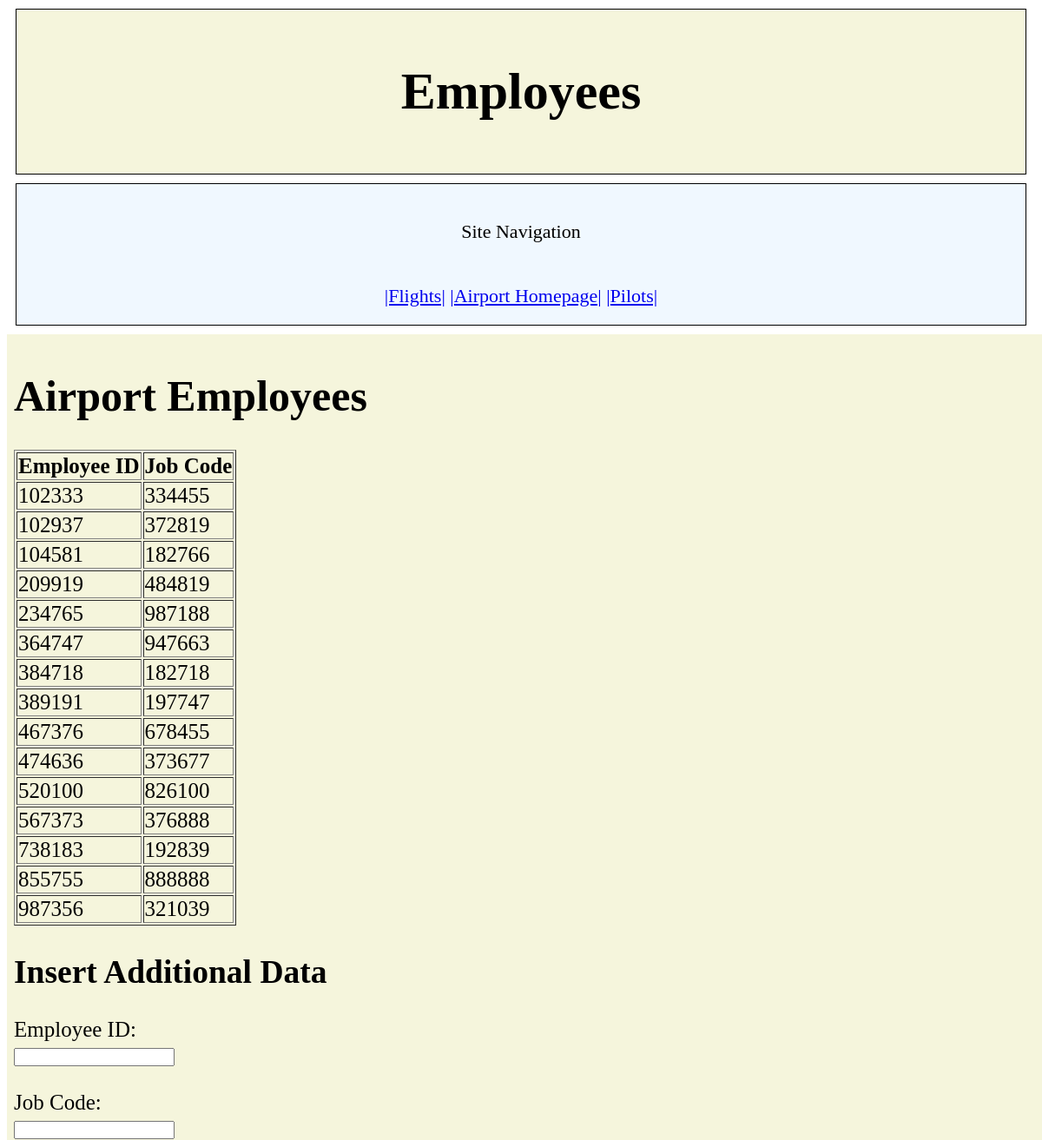
Page /employees.php (upper part) on the earlier database version.
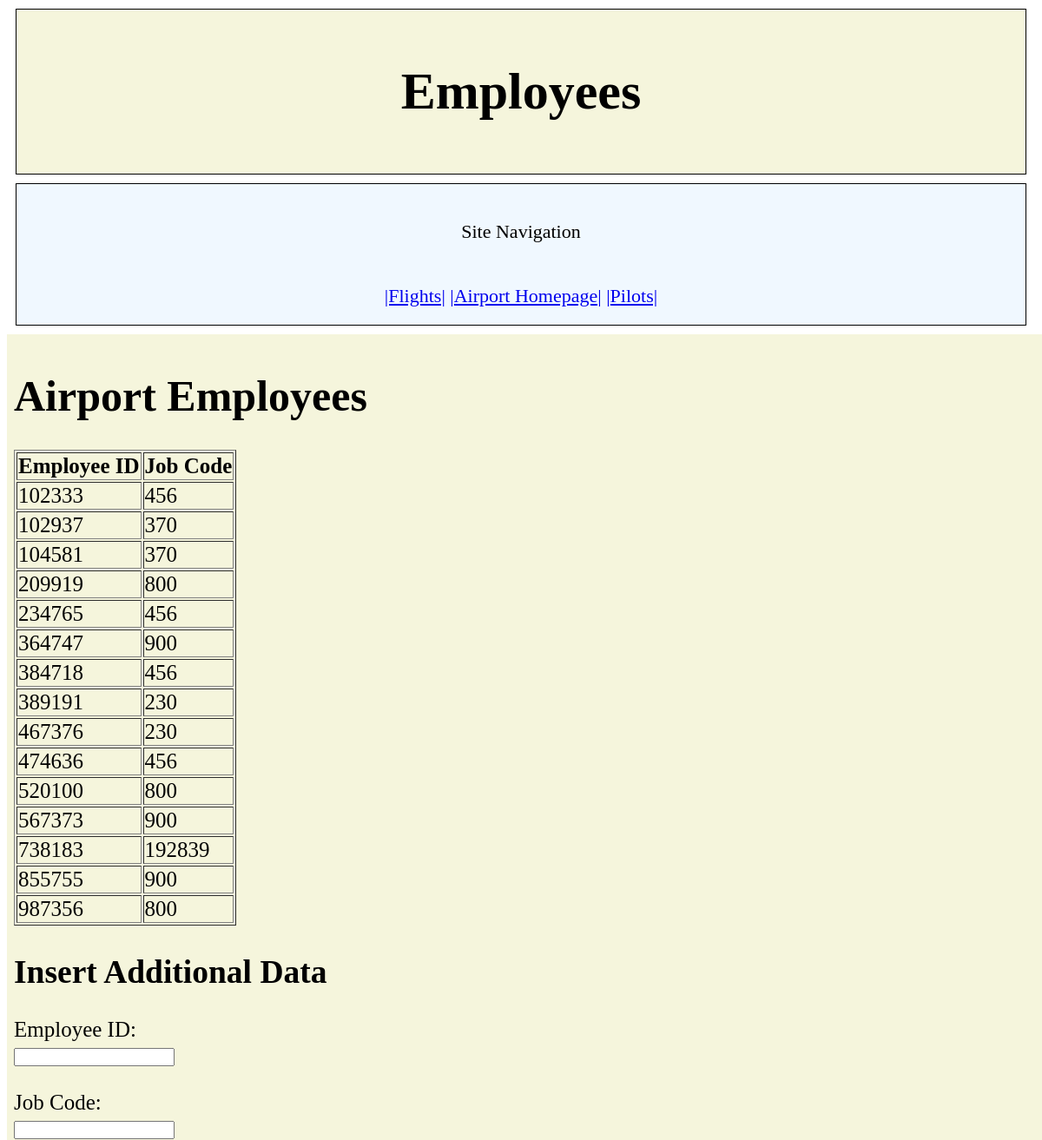
Same page on the later database version.
### tables this page shows
CREATE TABLE airportEmployee(
	Id INTEGER NOT NULL,
	jobCode INTEGER NOT NULL,
	PRIMARY KEY(Id)
	);

### employees.php (the view, shortened to what this page needs)
<?php
$conn = new mysqli("localhost", "student", "CompSci364", "airportDB");
$sql = "SELECT * FROM airportEmployee";
$result = $conn->query($sql);
?>
<!DOCTYPE html>
	<html>
	<head>
	</head>
	<body>
		<div class ="head">
			<h1>Employees</h1>
		</div>
		<div class ="links">
			<p>Site Navigation</p> <br>
			<a href="flights.php">|Flights|</a>
			<a href="homepage.html">|Airport Homepage|<a/>
			<a href="pilots.php">|Pilots|<a/>
		</div>
		<div class="table">
			<h1>Airport Employees</h1>
			<table border="1">
				<tr>
					<th>Employee ID</th>
					<th>Job Code</th>
				</tr>
				<?php
					while($row = $result->fetch_assoc()) {
						echo "<tr>";
						echo "<td>" . $row["Id"] . "</td>";
						echo "<td>" . $row["jobCode"] . "</td>";
						echo "</tr>";
					}
				?>
			</table>
			<h2>Insert Additional Data</h2>
			<form method="post" action="createEmployee.php">
				<label for="id">Employee ID:</label><br>
				<input type ="number" id="id" name="id"><br><br>
				<label for="salary">Job Code:</label><br>
				<input type ="number" id="jobCode" name="jobCode"><br><br>
			</form>
			</div>
	</body>
	</html>

### employees.php (style rules this page uses)
.head { border: 1px solid black; padding: 20px; margin: 10px; text-align: center; font-size: 30px; background-color: beige; }
.links { border: 1px solid black; padding: 20px; margin: 10px; text-align: center; font-size: 22px; background-color: #f0f8ff; }
.table { border-collapse: collapse; width: 100%; font-size: 25px; padding: 8px; background-color: beige; margin: 0 auto; flex: 1; margin-right: 10px; }

Differences in the rows shown:
changed airportemployee id 102333: jobCode "334455" → "456"
changed airportemployee id 102937: jobCode "372819" → "370"
changed airportemployee id 104581: jobCode "182766" → "370"
changed airportemployee id 209919: jobCode "484819" → "800"
changed airportemployee id 234765: jobCode "987188" → "456"
changed airportemployee id 364747: jobCode "947663" → "900"
changed airportemployee id 384718: jobCode "182718" → "456"
changed airportemployee id 389191: jobCode "197747" → "230"
changed airportemployee id 467376: jobCode "678455" → "230"
changed airportemployee id 474636: jobCode "373677" → "456"
changed airportemployee id 520100: jobCode "826100" → "800"
changed airportemployee id 567373: jobCode "376888" → "900"
changed airportemployee id 855755: jobCode "888888" → "900"
changed airportemployee id 987356: jobCode "321039" → "800"
